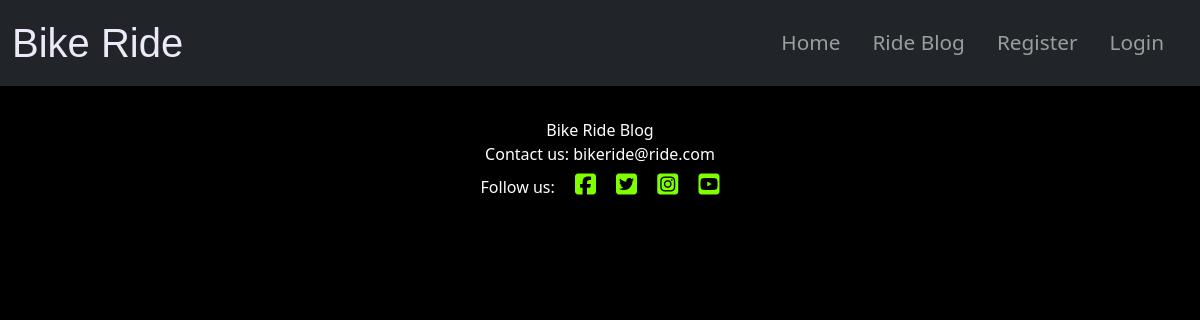
The app's page /entry/, older data.
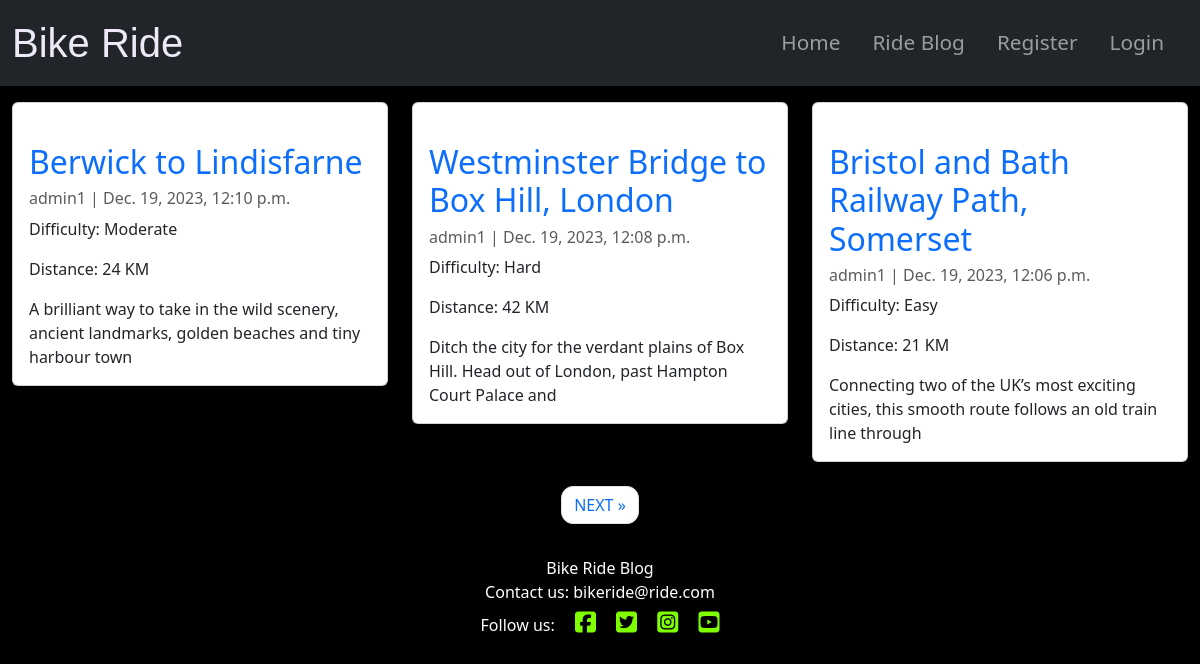
The same page, newer data.
### ride/models.py (models this page shows, shortened)
class Entry(models.Model):
    title = models.CharField(max_length=200, unique=True)
    slug = models.SlugField(max_length=200, unique=True)
    author = models.ForeignKey(User, on_delete=models.CASCADE)
    updated_on = models.DateTimeField(auto_now=True)
    created_on = models.DateTimeField(auto_now_add=True)
    distance = models.IntegerField(help_text="Add the distance", default=0)
    start = models.TextField(blank=False)
    finish = models.TextField(blank=False)
    content = models.TextField()
    featured_image = CloudinaryField("image", default="placeholder")
    status = models.IntegerField(choices=STATUS, default=0)
    difficulty = models.CharField(
        max_length=10, null=True, blank=True, choices=diff
    )
    class Meta:
        ordering = ["-created_on"]

### ride/views.py (the view)
# urls.py: path("", views.EntryList.as_view(), name="entry"),
class EntryList(generic.ListView):
    model = Entry
    queryset = Entry.objects.filter(status=1).order_by("-created_on")
    template_name = "ride.html"
    paginate_by = 3

### templates/ride.html (shortened to what this page needs)
{% extends "base.html" %}
{% block content %}
  <div class="container-fluid">
    <div class="row">
      <div class="col-md-12 mt-3 left">
        <div class="row">
          {% for entry in entry_list %}
          <div class="col-md-4">
            <div class="card mb-4">
              <div class="card-body">
                <a href="{% url 'entry_detail' entry.slug  %}">
                  <h2 class="card-title posttitle">{{ entry.title }}</h2>
                </a>
                <p class="card-text text-muted h6">{{ entry.author }} | {{ entry.created_on}} </p>
                <P class="card-text">Difficulty: {{ entry.difficulty }}</P>
                <P class="card-text">Distance: {{ entry.distance }} KM</P>
                <p class="card-text">{{ entry.content|slice:":100" }}</p>
              </div>
            </div>
          </div>
          {% if forloop.counter|divisibleby:3 %}
        </div>
        <div class="row">
          {% endif %}
          {% endfor %}
        </div>
      </div>
    </div>
    {% if is_paginated %}
    <nav aria-label="Page navigation">
        <ul class="pagination justify-content-center">
            {% if page_obj.has_next %}
            <li><a href="?page={{ page_obj.next_page_number }}" class="page-link button-more"> NEXT &raquo;</a></li>
            {% endif %}
        </ul>
      </nav>
    {% endif %}
  </div>
{% endblock %}

### templates/base.html (shortened to what this page needs)
{% load static %}
<!DOCTYPE html>
<html lang="en">
<head>
    <link href="https://cdn.jsdelivr.net/npm/bootstrap@5.3.0-alpha1/dist/css/bootstrap.min.css" rel="stylesheet">
    <link rel="stylesheet" href="{% static 'css/style.css' %}">
    <link rel="stylesheet" href="https://cdnjs.cloudflare.com/ajax/libs/font-awesome/6.4.0/css/all.min.css">
</head>
<body>
    <nav class="navbar navbar-expand-md bg-dark navbar-dark">
        <div class="container-fluid">
          <a class="navbar-brand" href="{% url 'home' %}">Bike Ride</a>
          <div class="collapse navbar-collapse justify-content-end"
          id="navbarNav">
            <ul class="navbar-nav">
              <li class="nav-item">
                <a class="nav-link" aria-current="page"
                href="{% url 'home' %}">Home</a>
              </li>
              <li class="nav-item">
                <a class="nav-link" href="{% url 'entry' %}">Ride Blog</a>
              </li>
              {% if user.is_authenticated %}
              <li class="nav-item">
                <a class="nav-link" href="{% url 'create' %}">Create a post</a>
              </li>
                <li class="nav-item">
                    <a class="nav-link"
                    href="{% url 'account_logout' %}">Logout</a>
                </li>
                {% else %}
                <li class="nav-item">
                    <a class="nav-link"
                    href="{% url 'account_signup' %}">Register</a>
                </li>
                <li class="nav-item">
                    <a class="nav-link"
                    href="{% url 'account_login' %}">Login</a>
                </li>
              {% endif %}
            </ul>
          </div>
        </div>
    </nav>
    {% block content %}{% endblock content %}
    <footer class="footer mt-auto py-3 dark-bg">
      <p class="m-0 text-center text-white">Bike Ride Blog</p>
      <p class="m-0 text-center text-white">Contact us: bikeride@ride.com</p>
      <p class="m-0 text-center text-white">Follow us:
          <a class="social-links"
          href="https://www.facebook.com" target="_blank"
          rel="noopener"
              aria-label="Please visit our Facebook Page (opens in a new tab)">
              <i class="fab fa-facebook-square ms-3"></i></a>
          <a class="social-links" href="https://twitter.com" target="_blank"
          rel="noopener"
              aria-label="Please visit our Twitter Page (opens in a new tab)">
              <i class="fab fa-twitter-square ms-3"></i></a>
          <a class="social-links" href="https://www.instagram.com/"
          target="_blank"
          rel="noopener"
              aria-label="Please visit our Instagram (opens in a new tab)">
              <i class="fab fa-instagram-square ms-3"></i></a>
          <a class="social-links" href="https://youtube.com/" target="_blank"
          rel="noopener"
              aria-label="Please visit our Youtube Page (opens in a new tab)">
              <i class="fab fa-youtube-square ms-3"></i></a>
      </p>
  </footer>
</body>
</html>

### static/css/style.css (style rules this page uses)
.navbar-brand { font-size: 2.5rem; font-family: Arial, Helvetica, sans-serif; color: rgb(237, 233, 249); }
.navbar-nav { font-size: 1.3rem; }
.nav-item { padding-right: 1rem; }
body { background-color: #000000; }
.social-links { color: #7FFF00; font-size: x-large; }
a { text-decoration: none; }
.button-more { border-radius: 12px; }

Row changes from the older to the newer data that the page shows:
added Entry: title "Berwick to Lindisfarne", author "admin1", created_on "Dec. 19, 2023, 12:10 p.m.", difficulty "Moderate", distance "24", content "A brilliant way to take in the wild scenery, ancient landmarks, golden beaches and tiny harbour town"
added Entry: title "Westminster Bridge to Box Hill, London", author "admin1", created_on "Dec. 19, 2023, 12:08 p.m.", difficulty "Hard", distance "42", content "Ditch the city for the verdant plains of Box Hill. Head out of London, past Hampton Court Palace and"
added Entry: title "Bristol and Bath Railway Path, Somerset", author "admin1", created_on "Dec. 19, 2023, 12:06 p.m.", difficulty "Easy", distance "21", content "Connecting two of the UK’s most exciting cities, this smooth route follows an old train line through"
Text that changed along with them:
text now shown: "NEXT »"
